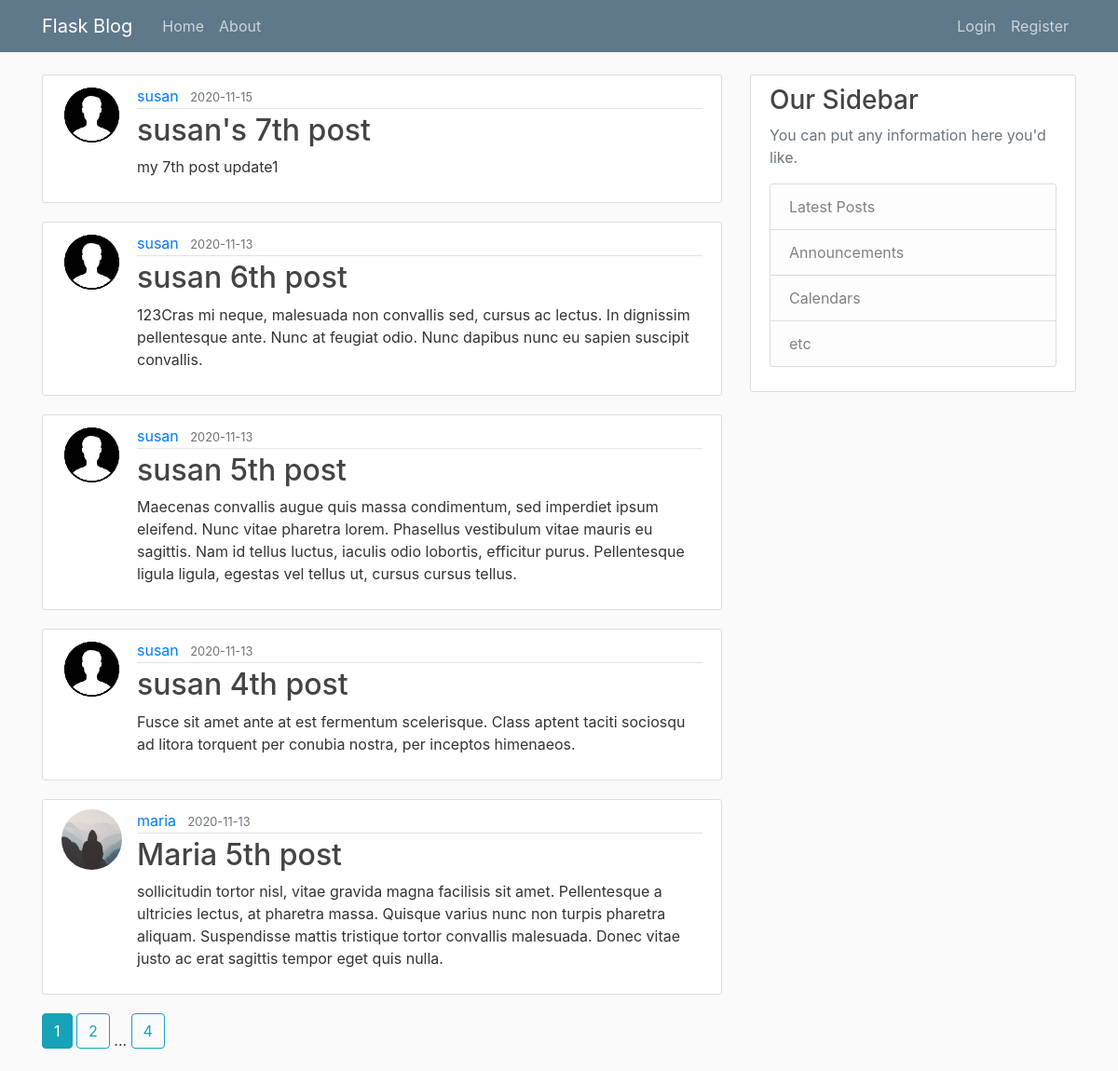
The page /home on the database its author committed.
### flaskblog/models.py (models this page shows, shortened)
class Post(db.Model):
    id = db.Column(db.Integer, primary_key=True)
    title = db.Column(db.String(100), nullable=False)
    date_posted = db.Column(db.DateTime, nullable=False, default=datetime.utcnow)
    content = db.Column(db.Text, nullable=False)
    user_id = db.Column(db.Integer, db.ForeignKey('user.id'), nullable=False)

class User(UserMixin, db.Model):
    id = db.Column(db.Integer, primary_key=True)
    username = db.Column(db.String(20), unique=True, nullable=False)
    email = db.Column(db.String(120), unique=True, nullable=False)
    image_file = db.Column(db.String(20), nullable=False, default='default.jpg')
    password = db.Column(db.String(60), nullable=False)
    posts = db.relationship('Post', backref='author', lazy=True)

### flaskblog/main/routes.py (the view)
@main.route("/")
@main.route("/home")
def home():
    page = request.args.get('page', 1, type=int)
    posts = Post.query.order_by(Post.date_posted.desc()).paginate(page=page, per_page=5)
    return render_template('home.html', posts=posts)

### flaskblog/templates/home.html
{% extends "layout.html" %}
{% block content %}
    {% for post in posts.items %}
      <article class="media content-section">
        <img class="rounded-circle article-img" src="{{ url_for('static', filename='profile_pics/' + post.author.image_file) }}">
        <div class="media-body">
          <div class="article-metadata">
            <a class="mr-2" href="{{ url_for('users.user_posts', username=post.author.username) }}">{{ post.author.username }}</a>
            <small class="text-muted">{{ post.date_posted.strftime('%Y-%m-%d') }}</small>
          </div>
          <h2><a class="article-title" href="{{ url_for('posts.post', post_id=post.id) }}">{{ post.title }}</a></h2>
          <p class="article-content">{{ post.content }}</p>
        </div>
      </article>
    {% endfor %}
    {% for page_num in posts.iter_pages(left_edge=1, right_edge=1, left_current=1, right_current=2) %}
      {% if page_num %}
        {% if posts.page == page_num %}
          <a class="btn btn-info mb-4" href="{{ url_for('main.home', page=page_num) }}">{{ page_num }}</a>
        {% else %}
          <a class="btn btn-outline-info mb-4" href="{{ url_for('main.home', page=page_num) }}">{{ page_num }}</a>
        {% endif %}
      {% else %}
        ...
      {% endif %}
    {% endfor %}
{% endblock content %}

### flaskblog/templates/layout.html (shortened to what this page needs)
<!DOCTYPE html>
<html>
<head>
    <link rel="stylesheet" href="https://maxcdn.bootstrapcdn.com/bootstrap/4.0.0/css/bootstrap.min.css">
    <link rel="stylesheet" type="text/css" href="{{ url_for('static', filename='main.css') }}">
</head>
<body>
    <header class="site-header">
      <nav class="navbar navbar-expand-md navbar-dark bg-steel fixed-top">
        <div class="container">
          <a class="navbar-brand mr-4" href="/">Flask Blog</a>
          <div class="collapse navbar-collapse" id="navbarToggle">
            <div class="navbar-nav mr-auto">
              <a class="nav-item nav-link" href="{{url_for('main.home') }}">Home</a>
              <a class="nav-item nav-link" href="{{url_for('main.about') }}">About</a>
            </div>
            <div class="navbar-nav">
              {% if current_user.is_authenticated %}
                <a class="nav-item nav-link" href="{{url_for('posts.new_post') }}">New Post</a>
                <a class="nav-item nav-link" href="{{url_for('users.logout') }}">Logout</a>
                <a class="nav-item nav-link" href="{{url_for('users.account') }}">Account</a>
              {% else %}
                <a class="nav-item nav-link" href="{{url_for('users.login') }}">Login</a>
                <a class="nav-item nav-link" href="{{url_for('users.register') }}">Register</a>
              {% endif %}
            </div>
          </div>
        </div>
      </nav>
    </header>
    <main role="main" class="container">
      <div class="row">
        <div class="col-md-8">
          {% block content %}{% endblock %}
        </div>
        <div class="col-md-4">
          <div class="content-section">
            <h3>Our Sidebar</h3>
            <p class='text-muted'>You can put any information here you'd like.
              <ul class="list-group">
                <li class="list-group-item list-group-item-light">Latest Posts</li>
                <li class="list-group-item list-group-item-light">Announcements</li>
                <li class="list-group-item list-group-item-light">Calendars</li>
                <li class="list-group-item list-group-item-light">etc</li>
              </ul>
            </p>
          </div>
        </div>
      </div>
    </main>
</body>
</html>

### flaskblog/static/main.css (style rules this page uses)
body { background: #fafafa; color: #333333; margin-top: 5rem; }
h1, h2, h3, h4, h5, h6 { color: #444444; }
.bg-steel { background-color: #5f788a; }
.site-header .navbar-nav .nav-link { color: #cbd5db; }
.content-section { background: #ffffff; padding: 10px 20px; border: 1px solid #dddddd; border-radius: 3px; margin-bottom: 20px; }
.article-title { color: #444444; }
.article-content { white-space: pre-line; }
.article-img { height: 65px; width: 65px; margin-right: 16px; }
.article-metadata { padding-bottom: 1px; margin-bottom: 4px; border-bottom: 1px solid #e3e3e3 }

### rows shown on the page
Post: image_file (picture), author.username "susan", date_posted "2020-11-15", title "susan's 7th post", content "my 7th post update1"
Post: image_file (picture), author.username "susan", date_posted "2020-11-13", title "susan 6th post", content "123Cras mi neque, malesuada non convallis sed, cursus ac lectus. In dignissim pellentesque ante. Nunc at feugiat odio. Nunc dapibus nunc eu sapien suscipit convallis."
Post: image_file (picture), author.username "susan", date_posted "2020-11-13", title "susan 5th post", content "Maecenas convallis augue quis massa condimentum, sed imperdiet ipsum eleifend. Nunc vitae pharetra lorem. Phasellus vestibulum vitae mauris eu sagittis. Nam id tellus luctus, iaculis odio lobortis, efficitur purus. Pellentesque ligula ligula, egestas vel tellus ut, cursus cursus tellus."
Post: image_file (picture), author.username "susan", date_posted "2020-11-13", title "susan 4th post", content "Fusce sit amet ante at est fermentum scelerisque. Class aptent taciti sociosqu ad litora torquent per conubia nostra, per inceptos himenaeos."
Post: image_file (placeholder picture), author.username "maria", date_posted "2020-11-13", title "Maria 5th post", content "sollicitudin tortor nisl, vitae gravida magna facilisis sit amet. Pellentesque a ultricies lectus, at pharetra massa. Quisque varius nunc non turpis pharetra aliquam. Suspendisse mattis tristique tortor convallis malesuada. Donec vitae justo ac erat sagittis tempor eget quis nulla."

### other values the page prints
{{ page_num }} "1"
{{ page_num }} "2" "4"
